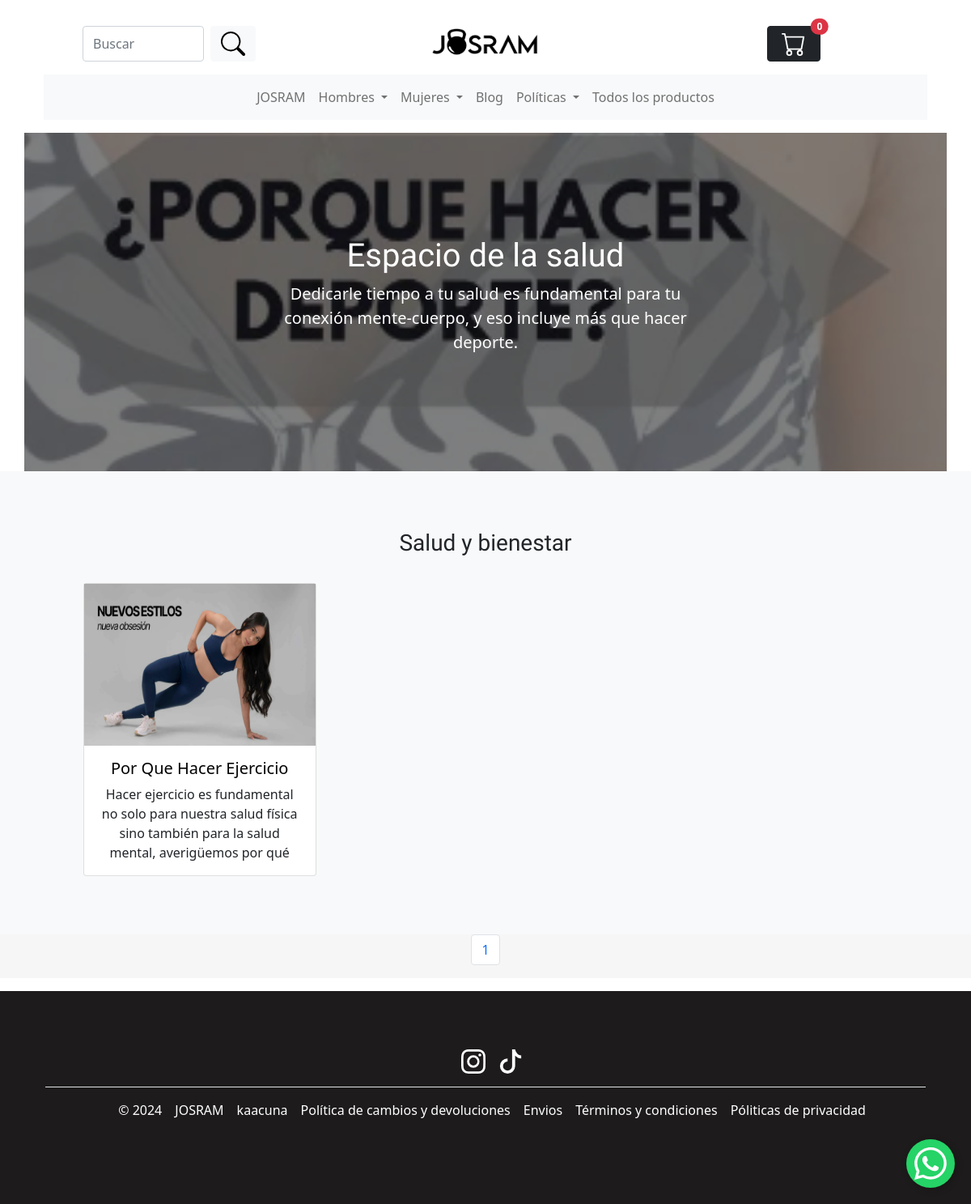
Screenshot of /blog/ with the database file from the repository.
### blog/models.py (models this page shows, shortened)
class Post(models.Model):
    title = models.CharField(max_length=50)
    excerpt = models.CharField(max_length=200)
    image = models.ImageField(upload_to="post", null=True)
    date = models.DateField(auto_now=True)
    slug = models.SlugField(unique=True)#, db_index=True) => unique=True implies an index
    content = models.TextField(validators=[MinLengthValidator(10)])

### blog/views.py (the view)
# urls.py: path("", views.PostListView.as_view(), name="josram-blog"),
class PostListView(ListView):
    template_name = "blog/blogs.html"
    model = Post
    ordering = ["-date"]
    context_object_name = "all_posts"
    paginate_by = 6  # Number of posts per page
    def get_context_data(self, **kwargs):
        len_cart = 0
        if self.request.session.get("cart_clothes") is not None:
            len_cart = len(self.request.session.get("cart_clothes"))
        context = super().get_context_data(**kwargs)
        context["number"] = len_cart
        return context
    def get_queryset(self):
        queryset = super().get_queryset()
        paginator = Paginator(queryset, self.paginate_by)
        page_number = self.request.GET.get('page')
        page_obj = paginator.get_page(page_number)
        return page_obj

### blog/templates/blog/blogs.html (shortened to what this page needs)
{% extends "base.html" %}
{% load static %}
{% block css_files %}
<link rel="stylesheet" href="{% static "cart/all-products.css" %}"/>
<link href="https://stackpath.bootstrapcdn.com/bootstrap/5.1.3/css/bootstrap.min.css" rel="stylesheet">
{% endblock %}
{% block content %}
<main>
    <section class="bg-section text-center container">
        <div class="row py-lg-5 content">
          <div class="col-lg-6 col-md-8 mx-auto">
            <h1 class="fw-light">Espacio de la salud</h1>
            <p class="lead text-white">Dedicarle tiempo a tu salud es fundamental para tu conexión mente-cuerpo, y eso incluye más que hacer deporte.</p>
        </div>
        </div>
      </section>
      <div class="album py-5 bg-body-tertiary">
        <div class="container">
          <div class="container my-4">
            <div class="row align-items-center mb-4">
              <div class="col">
                <h3 class="text-center">Salud y bienestar</h3>
              </div>
            </div>
            <div class="row row-cols-1 row-cols-sm-2 row-cols-md-3 g-3">
                {% for post in page_obj %}
              <div class="col d-flex justify-content-center">
                <div class="card d-flex flex-column align-items-center" style="width: 18rem;">
                    <a href="{% url 'post-detail-page' post.slug %}"><img src="{{ post.image.url}}" alt="{{post.title}}"  height="200px" width="100%">
                  <div class="card-body text-center">
                    <h5 class="card-title">{{post.title|title}}</h5></a>
                    <p class="card-text">{{post.excerpt}}</p>
                  </div>
                </div>
              </div>
              {% endfor %}
            </div>
          </div>
        </div>
  </main>
  <section id="pagination">
    <nav aria-label="Page navigation example">
      <ul class="pagination">
        <li class="page-item">
          <a class="page-link" href="?page={{ page_obj.number }}">{{ page_obj.number }}</a>
        </li>
      </ul>
    </nav>
  </section>
{% endblock %}

### static/base.css (style rules this page uses)
html { font-family: "Poetsen One", sans-serif; }
h1, h2, h3 { font-family: "Poetsen One", sans-serif; font-weight: bold; }
* { box-sizing: border-box; }
a { color:black; }

### cart/static/cart/all-products.css (style rules this page uses)
#pagination { margin: 0; padding: 0; background-color: rgb(247, 246, 246); justify-content: center; display: flex; }

### templates/base.html (style rules this page uses)
.card div a { text-decoration: none; color: black; }

### rows the page displays
Post: image (picture), title "Por Que Hacer Ejercicio", excerpt "Hacer ejercicio es fundamental no solo para nuestra salud física sino también para la salud mental, averigüemos por qué"

### other values shown
{{ number }} "0"
{{ page_obj.number }} "1"
